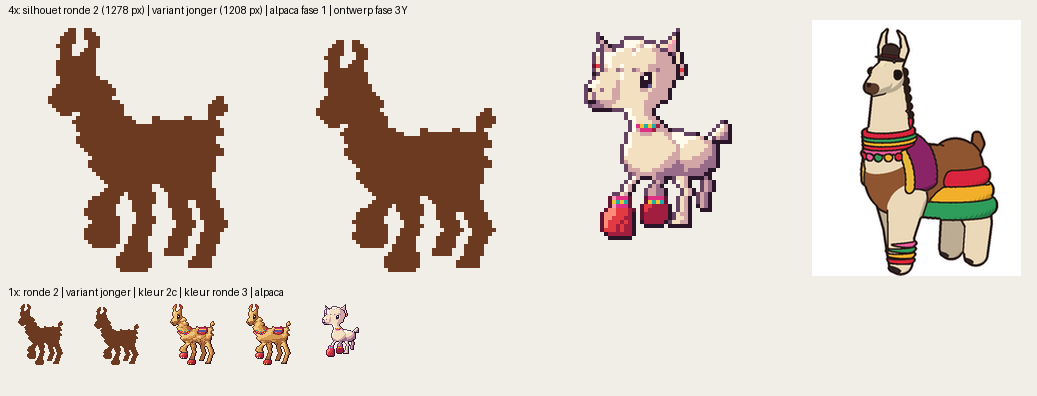

Generate this figure with Python:
"""Vel variant jonger (alleen kijken/bouwen): variant_jonger.txt -> variant_jonger_1x.png en vel.png.
Rij 1 (4x): silhouet ronde 2 | variant jonger | alpaca fase 1 | ontwerp fase 3Y (lijn_ronde2.png, uitsnede).
Rij 2 (1x): ronde 2 | variant | kleur 2c | kleur ronde 3 | alpaca."""
import os
from PIL import Image, ImageDraw
H = os.path.dirname(os.path.abspath(__file__)); L = os.path.join(H, '../../../..')
C = (108, 58, 32, 255)
def sil(p):
    rows = [l.rstrip('\n') for l in open(p)][:64]
    im = Image.new('RGBA', (64, 64), (0, 0, 0, 0))
    for y, r in enumerate(rows):
        for x, c in enumerate(r[:64]):
            if c == '#': im.putpixel((x, y), C)
    return im, sum(r.count('#') for r in rows)
def fr(p):
    im = Image.open(p)
    if im.mode == 'P': im.info['transparency'] = 0
    return im.convert('RGBA').crop((0, 0, 64, 64))
r2, n2 = sil(os.path.join(H, '../ronde2.txt')); vj, nj = sil(os.path.join(H, 'variant_jonger.txt'))
pal = Image.new('P', (64, 64)); pal.putpalette([152, 208, 160, 108, 58, 32] + [0] * 762)
pal.putdata([1 if vj.getpixel((x, y))[3] else 0 for y in range(64) for x in range(64)]); pal.save(os.path.join(H, 'variant_jonger_1x.png'), transparency=0)
alp = fr(os.path.join(L, 'alpaca/ronde17/variant_kop/anim_front.png'))
c2 = fr(os.path.join(L, 'lama/fase2/kleur/ronde2c/lama.png')); c3 = fr(os.path.join(L, 'lama/fase2/kleur/ronde3/lama.png'))
f3 = Image.open(os.path.join(L, 'lama/ontwerp/lijn_ronde2.png')).convert('RGBA').crop((610, 50, 880, 380))
f3 = f3.resize((int(f3.width * 256 / f3.height), 256), Image.LANCZOS)
BG = (240, 238, 230, 255)
W = Image.new('RGBA', (3 * 268 + f3.width + 24, 20 + 256 + 30 + 70 + 20), BG); d = ImageDraw.Draw(W)
d.text((8, 4), f'4x: silhouet ronde 2 ({n2} px) | variant jonger ({nj} px) | alpaca fase 1 | ontwerp fase 3Y', fill=(0, 0, 0))
x = 8
for im in (r2, vj, alp):
    z = im.resize((256, 256), Image.NEAREST); W.paste(z, (x, 20), z); x += 268
W.paste(f3, (x, 20), f3)
y = 20 + 256 + 10
d.text((8, y), '1x: ronde 2 | variant jonger | kleur 2c | kleur ronde 3 | alpaca', fill=(0, 0, 0)); y += 16
x = 8
for im in (r2, vj, c2, c3, alp):
    W.paste(im, (x, y), im); x += 76
W.save(os.path.join(H, 'vel.png'))
print(n2, nj)
